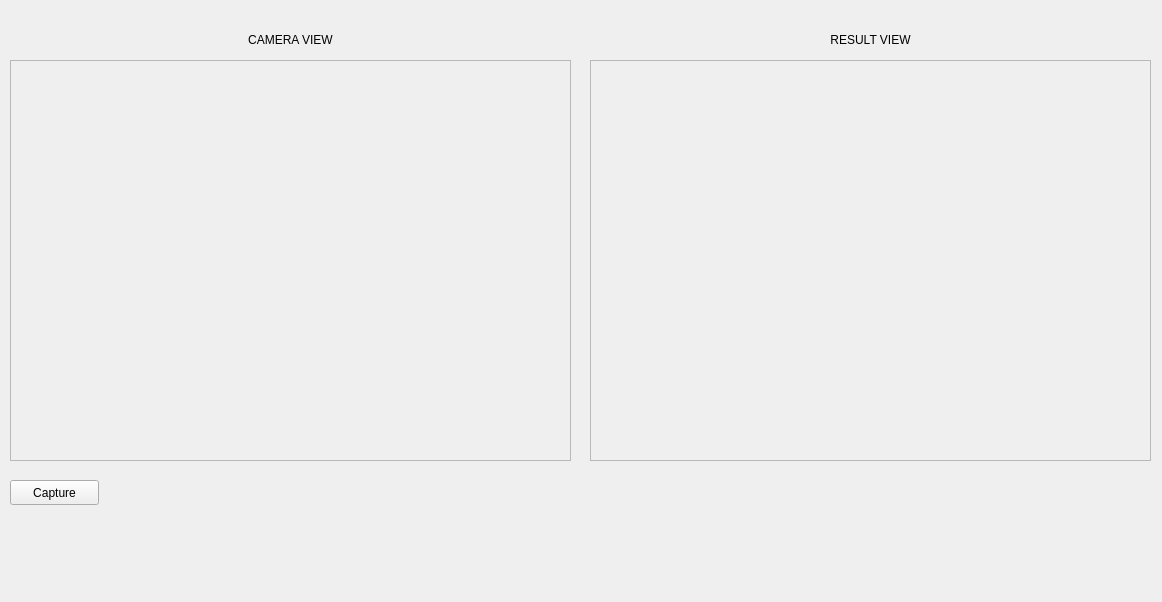
<?xml version="1.0" encoding="UTF-8"?>
<ui version="4.0">
 <class>MainWindow</class>
 <widget class="QMainWindow" name="MainWindow">
  <property name="enabled">
   <bool>true</bool>
  </property>
  <property name="geometry">
   <rect>
    <x>0</x>
    <y>0</y>
    <width>1162</width>
    <height>602</height>
   </rect>
  </property>
  <property name="sizePolicy">
   <sizepolicy hsizetype="Fixed" vsizetype="Fixed">
    <horstretch>0</horstretch>
    <verstretch>0</verstretch>
   </sizepolicy>
  </property>
  <property name="windowTitle">
   <string>MainWindow</string>
  </property>
  <widget class="QWidget" name="centralwidget">
   <widget class="QLabel" name="result_view_frame">
    <property name="geometry">
     <rect>
      <x>590</x>
      <y>60</y>
      <width>561</width>
      <height>401</height>
     </rect>
    </property>
    <property name="frameShape">
     <enum>QFrame::StyledPanel</enum>
    </property>
    <property name="lineWidth">
     <number>1</number>
    </property>
    <property name="text">
     <string/>
    </property>
   </widget>
   <widget class="QLabel" name="camera_view_label">
    <property name="geometry">
     <rect>
      <x>10</x>
      <y>30</y>
      <width>561</width>
      <height>20</height>
     </rect>
    </property>
    <property name="text">
     <string>CAMERA VIEW</string>
    </property>
    <property name="alignment">
     <set>Qt::AlignCenter</set>
    </property>
   </widget>
   <widget class="QLabel" name="camera_view_frame">
    <property name="geometry">
     <rect>
      <x>10</x>
      <y>60</y>
      <width>561</width>
      <height>401</height>
     </rect>
    </property>
    <property name="frameShape">
     <enum>QFrame::StyledPanel</enum>
    </property>
    <property name="lineWidth">
     <number>1</number>
    </property>
    <property name="text">
     <string/>
    </property>
   </widget>
   <widget class="QLabel" name="result_view_label">
    <property name="geometry">
     <rect>
      <x>590</x>
      <y>30</y>
      <width>561</width>
      <height>20</height>
     </rect>
    </property>
    <property name="text">
     <string>RESULT VIEW</string>
    </property>
    <property name="alignment">
     <set>Qt::AlignCenter</set>
    </property>
   </widget>
   <widget class="QPushButton" name="CaptureButton">
    <property name="geometry">
     <rect>
      <x>10</x>
      <y>480</y>
      <width>89</width>
      <height>25</height>
     </rect>
    </property>
    <property name="text">
     <string>Capture</string>
    </property>
   </widget>
  </widget>
 </widget>
 <resources/>
 <connections/>
</ui>
